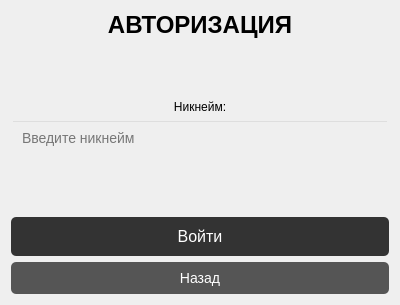
<?xml version="1.0" encoding="UTF-8"?>
<ui version="4.0">
 <class>AuthForm</class>
 <widget class="QWidget" name="AuthForm">
  <property name="geometry">
   <rect>
    <x>0</x>
    <y>0</y>
    <width>400</width>
    <height>305</height>
   </rect>
  </property>
  <property name="windowTitle">
   <string>Авторизация</string>
  </property>
  <property name="styleSheet">
   <string notr="true"/>
  </property>
  <layout class="QVBoxLayout" name="mainLayout">
   <item>
    <widget class="QLabel" name="titleLabel">
     <property name="styleSheet">
      <string notr="true">font-size: 24px; font-weight: bold;</string>
     </property>
     <property name="text">
      <string>АВТОРИЗАЦИЯ</string>
     </property>
     <property name="alignment">
      <set>Qt::AlignmentFlag::AlignCenter</set>
     </property>
    </widget>
   </item>
   <item>
    <spacer name="verticalSpacer">
     <property name="orientation">
      <enum>Qt::Orientation::Vertical</enum>
     </property>
     <property name="sizeHint" stdset="0">
      <size>
       <width>20</width>
       <height>40</height>
      </size>
     </property>
    </spacer>
   </item>
   <item>
    <widget class="QLabel" name="nicknameLabel">
     <property name="styleSheet">
      <string notr="true">background: transparent;</string>
     </property>
     <property name="text">
      <string>Никнейм:</string>
     </property>
     <property name="alignment">
      <set>Qt::AlignmentFlag::AlignCenter</set>
     </property>
    </widget>
   </item>
   <item>
    <widget class="QLineEdit" name="nicknameEdit">
     <property name="styleSheet">
      <string notr="true">padding: 8px; font-size: 14px; background: transparent;</string>
     </property>
     <property name="placeholderText">
      <string>Введите никнейм</string>
     </property>
    </widget>
   </item>
   <item>
    <spacer name="verticalSpacer_2">
     <property name="orientation">
      <enum>Qt::Orientation::Vertical</enum>
     </property>
     <property name="sizeHint" stdset="0">
      <size>
       <width>20</width>
       <height>20</height>
      </size>
     </property>
    </spacer>
   </item>
   <item>
    <widget class="QPushButton" name="loginButton">
     <property name="styleSheet">
      <string notr="true">font-size: 16px; padding: 10px; background: #333; color: white; border-radius: 5px;</string>
     </property>
     <property name="text">
      <string>Войти</string>
     </property>
    </widget>
   </item>
   <item>
    <widget class="QPushButton" name="backButton">
     <property name="styleSheet">
      <string notr="true">font-size: 14px; padding: 8px; background: #555; color: white; border-radius: 5px;</string>
     </property>
     <property name="text">
      <string>Назад</string>
     </property>
    </widget>
   </item>
  </layout>
 </widget>
 <resources/>
 <connections/>
</ui>
